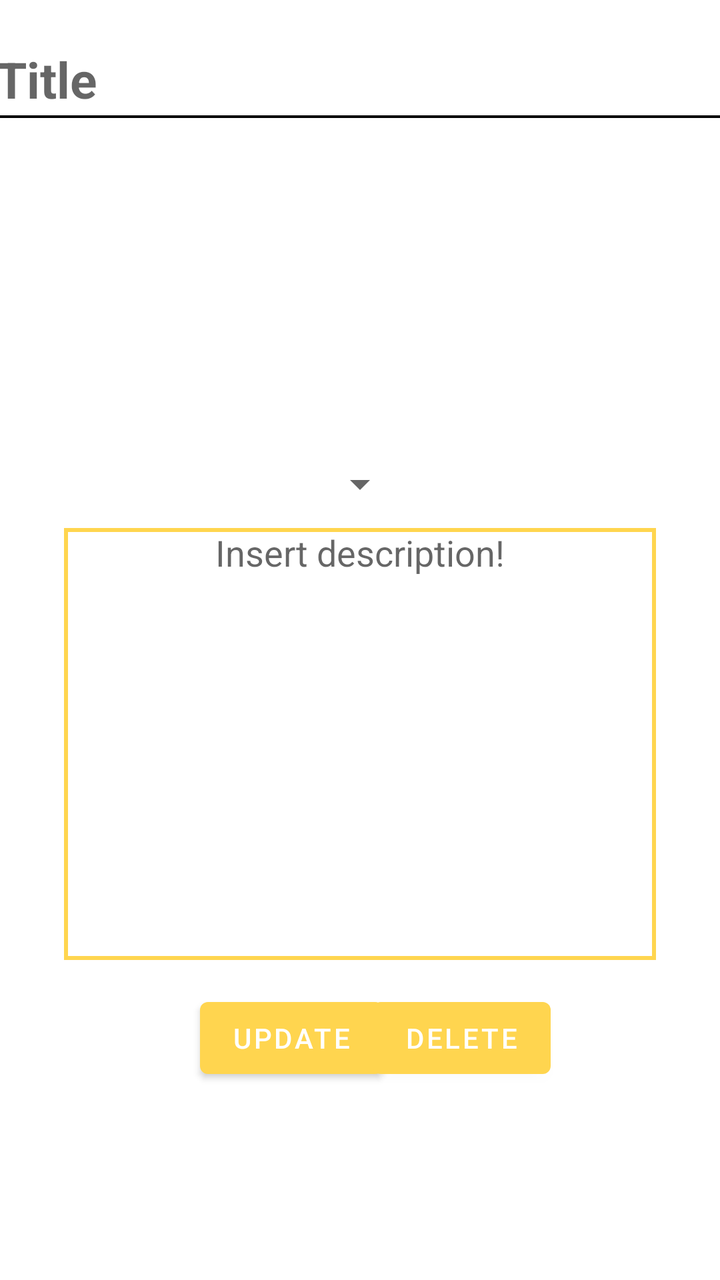
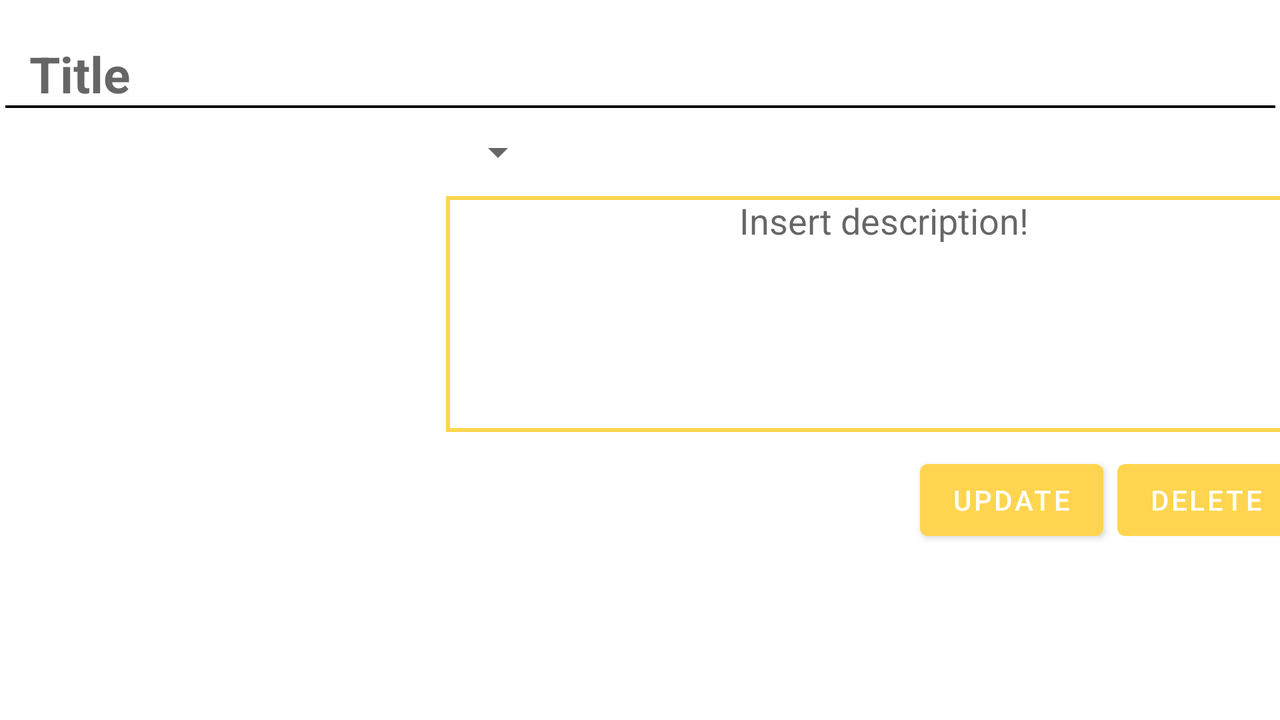

The same Android screen from two of the app's own layout files: first res/layout/ as a phone draws it, then the repository's variant for another configuration, drawn on a device whose configuration selects that folder. Both files follow.
<!-- AndroidManifest.xml: application theme Theme.SmartCities -->
<!-- res/layout/activity_anomalias.xml -->
<?xml version="1.0" encoding="utf-8"?>
<androidx.constraintlayout.widget.ConstraintLayout xmlns:android="http://schemas.android.com/apk/res/android"
    xmlns:app="http://schemas.android.com/apk/res-auto"
    xmlns:tools="http://schemas.android.com/tools"
    android:layout_width="match_parent"
    android:layout_height="match_parent"
    tools:context=".Anomalias">


    <EditText
        android:id="@+id/tituloAnom"
        android:layout_width="386dp"
        android:layout_height="39dp"
        android:layout_marginTop="20dp"
        android:background="@drawable/border_title"
        android:hint="@string/titulo"
        android:inputType="textPersonName"
        android:maxLength="50"
        android:textSize="25dp"
        android:paddingStart="12dp"
        android:paddingEnd="12dp"
        android:textStyle="bold"
        app:layout_constraintEnd_toEndOf="parent"
        app:layout_constraintHorizontal_bias="0.562"
        app:layout_constraintStart_toStartOf="parent"
        app:layout_constraintTop_toTopOf="parent" />

    <ImageView
        android:id="@+id/imagemAnom"
        android:layout_width="175dp"
        android:layout_height="141dp"
        android:layout_marginTop="20dp"
        app:layout_constraintEnd_toEndOf="parent"
        app:layout_constraintHorizontal_bias="0.497"
        app:layout_constraintStart_toStartOf="parent"
        app:layout_constraintTop_toBottomOf="@+id/tituloAnom"
        tools:srcCompat="@tools:sample/avatars" />

    <EditText
        android:id="@+id/descricaoAnom"
        android:layout_width="296dp"
        android:layout_height="216dp"
        android:layout_marginTop="10dp"
        android:background="@drawable/branco"
        android:ems="10"
        android:gravity="center_horizontal"
        android:hint="@string/aviso_desc"
        android:inputType="textMultiLine"
        android:textAlignment="center"
        app:layout_constraintEnd_toEndOf="parent"
        app:layout_constraintHorizontal_bias="0.5"
        app:layout_constraintStart_toStartOf="parent"
        app:layout_constraintTop_toBottomOf="@+id/spinner" />

    <Button
        android:id="@+id/button2"
        android:layout_width="wrap_content"
        android:layout_height="wrap_content"
        android:layout_marginStart="100dp"
        android:layout_marginLeft="100dp"
        android:layout_marginTop="15dp"
        android:onClick="Update"
        android:text="@string/update"
        app:layout_constraintStart_toStartOf="parent"
        app:layout_constraintTop_toBottomOf="@+id/descricaoAnom" />

    <Button
        android:id="@+id/button3"
        android:layout_width="wrap_content"
        android:layout_height="wrap_content"
        android:layout_marginStart="10dp"
        android:layout_marginLeft="10dp"
        android:layout_marginTop="15dp"
        android:layout_marginEnd="100dp"
        android:layout_marginRight="100dp"
        android:onClick="Delete"
        android:text="@string/Delete"
        app:layout_constraintEnd_toEndOf="parent"
        app:layout_constraintStart_toEndOf="@+id/button2"
        app:layout_constraintTop_toBottomOf="@+id/descricaoAnom" />

    <Spinner
        android:id="@+id/spinner"
        android:layout_width="wrap_content"
        android:layout_height="wrap_content"
        android:layout_marginTop="10dp"
        app:layout_constraintEnd_toEndOf="parent"
        app:layout_constraintHorizontal_bias="0.5"
        app:layout_constraintStart_toStartOf="parent"
        app:layout_constraintTop_toBottomOf="@+id/imagemAnom" />


</androidx.constraintlayout.widget.ConstraintLayout>
<!-- resources referenced by this layout -->
<resources>
  <!-- drawable border_title (drawable) -->
  <?xml version="1.0" encoding="utf-8"?>
  <layer-list xmlns:android="http://schemas.android.com/apk/res/android">
      <item android:state_enabled="true">
          <shape android:shape="rectangle">
              <stroke android:color="@color/light_grey" android:width="10dp"/>
          </shape>
      </item>
  
      <item  android:bottom="1.5dp" >
          <shape android:shape="rectangle">
              <solid android:color="@color/white"/>
          </shape>
      </item>
  
  
  </layer-list>
  <!-- drawable branco (drawable) -->
  <?xml version="1.0" encoding="utf-8"?>
  <selector xmlns:android="http://schemas.android.com/apk/res/android">
      <item android:state_enabled="true" >
          <shape android:shape="rectangle">
              <solid android:color="@color/white"/>
              <stroke android:color="@color/amarelo_torrado" android:width="2dp"/>
          </shape>
      </item>
  </selector>
  <string name="Delete">Delete</string>
  <string name="aviso_desc">Insert description!</string>
  <string name="titulo">Title</string>
  <string name="update">Update</string>
  <style name="Theme.SmartCities" parent="Theme.MaterialComponents.DayNight.DarkActionBar">
          
          <item name="colorPrimary">@color/purple_500</item>
          <item name="colorPrimaryVariant">@color/purple_700</item>
          <item name="colorOnPrimary">@color/white</item>
          
          <item name="colorSecondary">@color/teal_200</item>
          <item name="colorSecondaryVariant">@color/teal_700</item>
          <item name="colorOnSecondary">@color/black</item>
          
          <item name="android:statusBarColor" tools:targetApi="l">?attr/colorPrimaryVariant</item>
          
      </style>
  <color name="white">#FFFFFFFF</color>
  <color name="amarelo_torrado">#ffd54f</color>
  <color name="purple_500">#ffd54f</color>
  <color name="purple_700">#ffe082</color>
  <color name="teal_200">#FF03DAC5</color>
  <color name="teal_700">#FF018786</color>
  <color name="black">#FF000000</color>
</resources>
<!-- res/layout-land/activity_anomalias.xml (the repository's variant of the layout above) -->
<!-- drawn on the phone turned sideways -->
<?xml version="1.0" encoding="utf-8"?>
<androidx.constraintlayout.widget.ConstraintLayout xmlns:android="http://schemas.android.com/apk/res/android"
    xmlns:app="http://schemas.android.com/apk/res-auto"
    xmlns:tools="http://schemas.android.com/tools"
    android:layout_width="match_parent"
    android:layout_height="match_parent"
    tools:context=".Anomalias">


    <EditText
        android:id="@+id/tituloAnom"
        android:layout_width="635dp"
        android:layout_height="34dp"
        android:layout_marginTop="20dp"
        android:background="@drawable/border_title"
        android:hint="@string/titulo"
        android:inputType="textPersonName"
        android:maxLength="50"
        android:paddingStart="12dp"
        android:paddingEnd="12dp"
        android:textSize="25dp"
        android:textStyle="bold"
        app:layout_constraintEnd_toEndOf="parent"
        app:layout_constraintHorizontal_bias="0.562"
        app:layout_constraintStart_toStartOf="parent"
        app:layout_constraintTop_toTopOf="parent" />

    <ImageView
        android:id="@+id/imagemAnom"
        android:layout_width="175dp"
        android:layout_height="141dp"
        android:layout_marginStart="20dp"
        android:layout_marginLeft="20dp"
        android:layout_marginTop="10dp"
        app:layout_constraintStart_toStartOf="parent"
        app:layout_constraintTop_toBottomOf="@+id/tituloAnom"
        tools:srcCompat="@tools:sample/avatars" />

    <EditText
        android:id="@+id/descricaoAnom"
        android:layout_width="438dp"
        android:layout_height="118dp"
        android:layout_marginStart="28dp"
        android:layout_marginLeft="28dp"
        android:layout_marginTop="10dp"
        android:background="@drawable/branco"
        android:ems="10"
        android:gravity="center_horizontal"
        android:hint="@string/aviso_desc"
        android:inputType="textMultiLine"
        android:textAlignment="center"
        app:layout_constraintStart_toEndOf="@+id/imagemAnom"
        app:layout_constraintTop_toBottomOf="@+id/spinner" />

    <Button
        android:id="@+id/button2"
        android:layout_width="wrap_content"
        android:layout_height="wrap_content"
        android:layout_marginStart="460dp"
        android:layout_marginLeft="460dp"
        android:layout_marginTop="10dp"
        android:onClick="Update"
        android:text="@string/update"
        app:layout_constraintStart_toStartOf="parent"
        app:layout_constraintTop_toBottomOf="@+id/descricaoAnom" />

    <Button
        android:id="@+id/button3"
        android:layout_width="wrap_content"
        android:layout_height="wrap_content"
        android:layout_marginStart="10dp"
        android:layout_marginLeft="10dp"
        android:layout_marginTop="10dp"
        android:onClick="Delete"
        android:text="@string/Delete"
        app:layout_constraintEnd_toEndOf="parent"
        app:layout_constraintHorizontal_bias="0.312"
        app:layout_constraintStart_toEndOf="@+id/button2"
        app:layout_constraintTop_toBottomOf="@+id/descricaoAnom" />

    <Spinner
        android:id="@+id/spinner"
        android:layout_width="wrap_content"
        android:layout_height="wrap_content"
        android:layout_marginStart="30dp"
        android:layout_marginLeft="30dp"
        android:layout_marginTop="10dp"
        app:layout_constraintStart_toEndOf="@+id/imagemAnom"
        app:layout_constraintTop_toBottomOf="@+id/tituloAnom" />


</androidx.constraintlayout.widget.ConstraintLayout>
